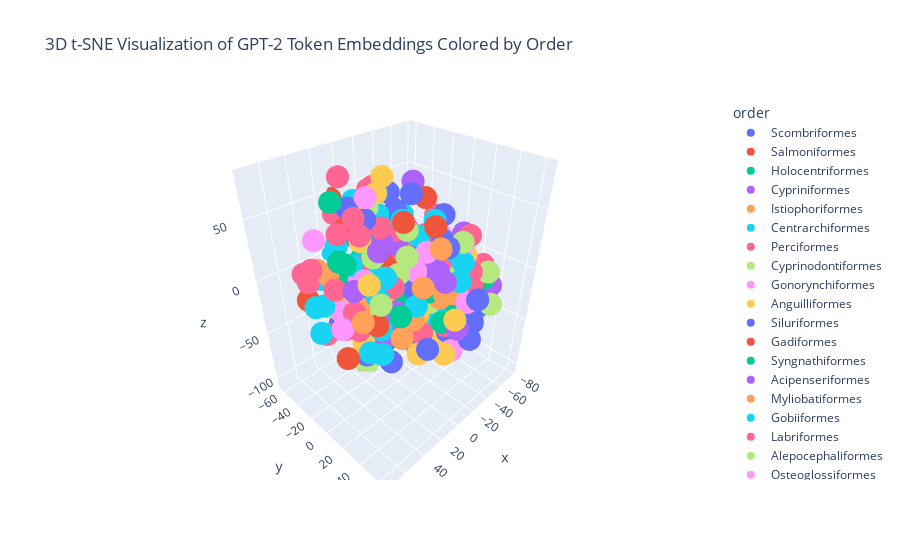

Notebook code cell kept with this figure:
### Code cell
# Get the embeddings from the embedding layer
embeddings = model.get_input_embeddings().weight.data.cpu().numpy()

# Apply t-SNE to reduce dimensionality to 3D
tsne = TSNE(n_components=3, random_state=42)
embeddings_tsne_3d = tsne.fit_transform(embeddings)

# Get the vocabulary and create an index-to-token mapping
vocab = tokenizer.get_vocab()
index_to_token = {v: k for k, v in vocab.items()}

# Filter tokens to include only those in the family list
filtered_indices = [idx for idx, token in index_to_token.items() if token in all_families]
filtered_embeddings_tsne_3d = embeddings_tsne_3d[filtered_indices]
filtered_tokens = [index_to_token[idx] for idx in filtered_indices]

# Create a DataFrame for Plotly
data = {
    'x': filtered_embeddings_tsne_3d[:, 0],
    'y': filtered_embeddings_tsne_3d[:, 1],
    'z': filtered_embeddings_tsne_3d[:, 2],
    'token': filtered_tokens,
    'order': [family_to_order[token] for token in filtered_tokens]
}
df = pd.DataFrame(data)

# Plot using Plotly
fig = px.scatter_3d(
    df,
    x='x', y='y', z='z',
    color='order',
    hover_name='token',
    title='3D t-SNE Visualization of GPT-2 Token Embeddings Colored by Order'
)

# Show the plot
fig.show()

### Figure 1 — Plotly figure (JSON) as saved in the notebook; plotly's stock layout.template omitted (floating-point values rounded to 4 significant figures)
{"data": [{"hovertemplate": "<b>%{hovertext}</b><br><br>order=Scombriformes<br>x=%{x}<br>y=%{y}<br>z=%{z}<extra></extra>", "hovertext": ["Gempylidae", "Trichiuridae", "Scombridae", "Centrolophidae", "Bramidae", "Nomeidae", "Stromateidae", "Chiasmodontidae"], "legendgroup": "Scombriformes", "marker": {"color": "#636efa", "symbol": "circle"}, "mode": "markers", "name": "Scombriformes", "scene": "scene", "showlegend": true, "type": "scatter3d", "x": [-7.413, 9.805, -1.334, -7.339, -23.83, -37.72, -45.26, 44.0], "y": [5.858, 41.06, -14.68, -19.95, 8.62, 2.84, 4.579, -17.17], "z": [65.17, -40.79, -72.76, -64.61, -15.94, -23.35, 14.75, -30.84]}, {"hovertemplate": "<b>%{hovertext}</b><br><br>order=Salmoniformes<br>x=%{x}<br>y=%{y}<br>z=%{z}<extra></extra>", "hovertext": ["Salmonidae"], "legendgroup": "Salmoniformes", "marker": {"color": "#EF553B", "symbol": "circle"}, "mode": "markers", "name": "Salmoniformes", "scene": "scene", "showlegend": true, "type": "scatter3d", "x": [30.05], "y": [-21.31], "z": [42.55]}, {"hovertemplate": "<b>%{hovertext}</b><br><br>order=Holocentriformes<br>x=%{x}<br>y=%{y}<br>z=%{z}<extra></extra>", "hovertext": ["Holocentridae"], "legendgroup": "Holocentriformes", "marker": {"color": "#00cc96", "symbol": "circle"}, "mode": "markers", "name": "Holocentriformes", "scene": "scene", "showlegend": true, "type": "scatter3d", "x": [40.12], "y": [-21.12], "z": [65.62]}, {"hovertemplate": "<b>%{hovertext}</b><br><br>order=Cypriniformes<br>x=%{x}<br>y=%{y}<br>z=%{z}<extra></extra>", "hovertext": ["Gastromyzontidae", "Nemacheilidae", "Leuciscidae", "Xenocyprididae", "Cyprinidae", "Gobionidae", "Acheilognathidae", "Cobitidae", "Botiidae", "Catostomidae", "Danionidae", "Balitoridae"], "legendgroup": "Cypriniformes", "marker": {"color": "#ab63fa", "symbol": "circle"}, "mode": "markers", "name": "Cypriniformes", "scene": "scene", "showlegend": true, "type": "scatter3d", "x": [41.31, -27.81, 26.76, -22.55, -55.27, -29.37, -28.91, -47.38, -4.033, -45.85, -28.02, -60.92], "y": [25.54, -11.98, 8.634, 20.78, 29.89, -38.94, -26.65, -36.16, -7.581, -23.64, 10.41, 42.99], "z": [48.78, 63.09, -40.09, 2.834, -43.9, -2.952, -36.35, 8.966, -19.92, -37.51, -34.33, -17.03]}, {"hovertemplate": "<b>%{hovertext}</b><br><br>order=Istiophoriformes<br>x=%{x}<br>y=%{y}<br>z=%{z}<extra></extra>", "hovertext": ["Istiophoridae"], "legendgroup": "Istiophoriformes", "marker": {"color": "#FFA15A", "symbol": "circle"}, "mode": "markers", "name": "Istiophoriformes", "scene": "scene", "showlegend": true, "type": "scatter3d", "x": [2.612], "y": [-18.81], "z": [26.39]}, {"hovertemplate": "<b>%{hovertext}</b><br><br>order=Centrarchiformes<br>x=%{x}<br>y=%{y}<br>z=%{z}<extra></extra>", "hovertext": ["Girellidae", "Kyphosidae", "Percichthyidae", "Centrarchidae", "Terapontidae", "Cirrhitidae", "Sinipercidae"], "legendgroup": "Centrarchiformes", "marker": {"color": "#19d3f3", "symbol": "circle"}, "mode": "markers", "name": "Centrarchiformes", "scene": "scene", "showlegend": true, "type": "scatter3d", "x": [12.45, -35.07, -2.615, -25.33, -31.23, 24.75, -0.5886], "y": [-62.4, 21.82, -38.88, 40.58, -8.864, 5.182, 3.905], "z": [1.267, 17.18, -43.52, 18.12, 18.47, 12.85, 47.37]}, {"hovertemplate": "<b>%{hovertext}</b><br><br>order=Perciformes<br>x=%{x}<br>y=%{y}<br>z=%{z}<extra></extra>", "hovertext": ["Nototheniidae", "Serranidae", "Liparidae", "Triglidae", "Agonidae", "Scorpaenidae", "Sebastidae", "Cyclopteridae", "Cottidae", "Zoarcidae", "Artedidraconidae", "Peristediidae", "Percidae", "Stichaeidae", "Tetrarogidae", "Psychrolutidae", "Hexagrammidae", "Gasterosteidae", "Platycephalidae", "Channichthyidae", "Synanceiidae", "Pholidae", "Setarchidae", "Trachinidae", "Anoplopomatidae", "Bathydraconidae", "Aulorhynchidae", "Trichodontidae", "Anarhichadidae", "Ereuniidae", "Aploactinidae"], "legendgroup": "Perciformes", "marker": {"color": "#FF6692", "symbol": "circle"}, "mode": "markers", "name": "Perciformes", "scene": "scene", "showlegend": true, "type": "scatter3d", "x": [38.34, 19.49, -1.567, -51.05, -47.68, -30.29, -35.94, -30.65, -25.69, -4.811, -15.89, -30.63, -2.758, 1.159, -1.408, -39.7, -38.91, -36.97, -43.03, -21.63, 54.67, -0.8953, 56.5, 25.89, 59.39, 58.46, -18.19, 31.93, 61.79, 70.88, -10.79], "y": [-0.5411, -38.14, 2.114, 26.12, -8.217, 12.44, -25.26, 44.37, -27.71, -24.66, -20.36, -32.38, -58.03, -52.46, -10.92, 11.55, 21.84, 9.926, 17.51, -15.31, 4.342, -2.794, 17.25, -37.73, -28.33, 1.221, -51.21, -7.165, -8.551, -14.58, -16.93], "z": [60.79, 72.22, -35.25, 24.76, -53.69, -23.93, 0.8491, 10.21, -26.3, -28.18, -45.06, -16.71, -19.45, -25.14, -64.73, 0.7499, -20.99, -15.15, -10.8, 5.063, -16.84, 36.92, 5.87, 47.08, 8.93, 16.97, 47.79, 18.54, -24.85, 27.68, 38.96]}, {"hovertemplate": "<b>%{hovertext}</b><br><br>order=Cyprinodontiformes<br>x=%{x}<br>y=%{y}<br>z=%{z}<extra></extra>", "hovertext": ["Nothobranchiidae", "Fundulidae", "Poeciliidae", "Aphaniidae", "Cyprinodontidae", "Anablepidae", "Rivulidae", "Goodeidae", "Aplocheilidae"], "legendgroup": "Cyprinodontiformes", "marker": {"color": "#B6E880", "symbol": "circle"}, "mode": "markers", "name": "Cyprinodontiformes", "scene": "scene", "showlegend": true, "type": "scatter3d", "x": [11.47, -69.17, -29.42, -35.82, -24.99, -37.98, 8.379, 17.14, 51.02], "y": [20.86, 25.42, 35.66, 16.32, -5.293, 59.17, -31.43, -29.0, -18.44], "z": [30.31, -28.45, 31.27, -41.32, -1.623, -15.02, -106.3, 38.8, -11.58]}, {"hovertemplate": "<b>%{hovertext}</b><br><br>order=Gonorynchiformes<br>x=%{x}<br>y=%{y}<br>z=%{z}<extra></extra>", "hovertext": ["Kneriidae"], "legendgroup": "Gonorynchiformes", "marker": {"color": "#FF97FF", "symbol": "circle"}, "mode": "markers", "name": "Gonorynchiformes", "scene": "scene", "showlegend": true, "type": "scatter3d", "x": [53.04], "y": [-25.39], "z": [41.0]}, {"hovertemplate": "<b>%{hovertext}</b><br><br>order=Anguilliformes<br>x=%{x}<br>y=%{y}<br>z=%{z}<extra></extra>", "hovertext": ["Muraenidae", "Ophichthidae", "Chlopsidae", "Synaphobranchidae", "Congridae", "Nettastomatidae", "Muraenesocidae", "Cyematidae", "Serrivomeridae", "Nemichthyidae", "Derichthyidae"], "legendgroup": "Anguilliformes", "marker": {"color": "#FECB52", "symbol": "circle"}, "mode": "markers", "name": "Anguilliformes", "scene": "scene", "showlegend": true, "type": "scatter3d", "x": [-25.24, 14.45, -36.14, -29.73, -24.34, 4.613, -2.706, 44.27, 25.63, 11.08, 9.469], "y": [-28.47, 35.97, -45.58, 18.8, 20.37, -16.6, 19.25, -0.1679, -10.64, 64.17, -4.516], "z": [23.37, -45.72, -35.12, -10.99, -66.06, 62.16, -26.78, 6.115, 35.36, 0.794, 79.04]}, {"hovertemplate": "<b>%{hovertext}</b><br><br>order=Siluriformes<br>x=%{x}<br>y=%{y}<br>z=%{z}<extra></extra>", "hovertext": ["Bagridae", "Ictaluridae", "Siluridae", "Pangasiidae", "Sisoridae", "Heptapteridae", "Loricariidae", "Pimelodidae", "Ariidae", "Claroteidae", "Auchenipteridae", "Pseudopimelodidae", "Mochokidae", "Ailiidae", "Trichomycteridae", "Doradidae", "Callichthyidae", "Plotosidae", "Schilbidae", "Cetopsidae", "Amblycipitidae"], "legendgroup": "Siluriformes", "marker": {"color": "#636efa", "symbol": "circle"}, "mode": "markers", "name": "Siluriformes", "scene": "scene", "showlegend": true, "type": "scatter3d", "x": [-22.06, 0.001025, -27.55, -16.49, 22.42, -16.81, -30.74, -47.58, -50.06, -36.36, -42.88, -32.39, -47.3, -35.76, -10.47, -33.79, -34.33, -5.35, 28.01, 46.54, 25.58], "y": [-32.03, -4.236, 29.32, 58.77, 15.59, 61.53, -43.07, -8.544, 20.69, -0.9223, -0.541, 2.995, 3.799, -8.969, 7.226, 52.1, 47.78, 42.14, -19.61, 15.84, -4.557], "z": [50.21, -41.11, -52.85, -36.41, -62.27, 1.27, -27.49, -4.675, -25.63, -8.434, 2.732, 5.607, -7.047, 1.566, -13.74, -18.11, -37.0, 39.33, 57.98, -38.72, 54.06]}, {"hovertemplate": "<b>%{hovertext}</b><br><br>order=Gadiformes<br>x=%{x}<br>y=%{y}<br>z=%{z}<extra></extra>", "hovertext": ["Macrouridae", "Moridae", "Lotidae", "Gadidae", "Phycidae", "Merlucciidae", "Gaidropsaridae"], "legendgroup": "Gadiformes", "marker": {"color": "#EF553B", "symbol": "circle"}, "mode": "markers", "name": "Gadiformes", "scene": "scene", "showlegend": true, "type": "scatter3d", "x": [9.141, -57.37, -48.78, -75.48, 42.03, 66.41, 36.39], "y": [-63.44, -30.4, 8.616, 0.2937, -5.563, 19.73, -19.53], "z": [45.18, -31.08, -21.34, -7.214, -15.48, -26.2, 15.47]}, {"hovertemplate": "<b>%{hovertext}</b><br><br>order=Syngnathiformes<br>x=%{x}<br>y=%{y}<br>z=%{z}<extra></extra>", "hovertext": ["Syngnathidae", "Centriscidae", "Callionymidae", "Mullidae", "Dactylopteridae", "Pegasidae"], "legendgroup": "Syngnathiformes", "marker": {"color": "#00cc96", "symbol": "circle"}, "mode": "markers", "name": "Syngnathiformes", "scene": "scene", "showlegend": true, "type": "scatter3d", "x": [7.066, -9.67, -28.28, -56.6, 45.75, 12.46], "y": [4.505, 37.44, 34.37, 38.56, -6.982, -11.16], "z": [-15.82, -28.68, -22.6, -10.65, 14.77, 27.65]}, {"hovertemplate": "<b>%{hovertext}</b><br><br>order=Acipenseriformes<br>x=%{x}<br>y=%{y}<br>z=%{z}<extra></extra>", "hovertext": ["Acipenseridae", "Polyodontidae"], "legendgroup": "Acipenseriformes", "marker": {"color": "#ab63fa", "symbol": "circle"}, "mode": "markers", "name": "Acipenseriformes", "scene": "scene", "showlegend": true, "type": "scatter3d", "x": [14.91, -3.883], "y": [9.646, 56.09], "z": [-35.93, -20.65]}, {"hovertemplate": "<b>%{hovertext}</b><br><br>order=Myliobatiformes<br>x=%{x}<br>y=%{y}<br>z=%{z}<extra></extra>", "hovertext": ["Myliobatidae", "Dasyatidae", "Potamotrygonidae", "Gymnuridae"], "legendgroup": "Myliobatiformes", "marker": {"color": "#FFA15A", "symbol": "circle"}, "mode": "markers", "name": "Myliobatiformes", "scene": "scene", "showlegend": true, "type": "scatter3d", "x": [-6.378, -20.93, -63.8, -13.01], "y": [40.44, 24.77, 4.101, -40.23], "z": [0.5169, -18.36, 6.278, 50.33]}, {"hovertemplate": "<b>%{hovertext}</b><br><br>order=Gobiiformes<br>x=%{x}<br>y=%{y}<br>z=%{z}<extra></extra>", "hovertext": ["Gobiidae", "Odontobutidae", "Eleotridae"], "legendgroup": "Gobiiformes", "marker": {"color": "#19d3f3", "symbol": "circle"}, "mode": "markers", "name": "Gobiiformes", "scene": "scene", "showlegend": true, "type": "scatter3d", "x": [-2.554, 19.63, -53.91], "y": [23.23, -22.62, -18.05], "z": [-62.38, -54.11, -27.98]}, {"hovertemplate": "<b>%{hovertext}</b><br><br>order=Labriformes<br>x=%{x}<br>y=%{y}<br>z=%{z}<extra></extra>", "hovertext": ["Labridae", "Odacidae"], "legendgroup": "Labriformes", "marker": {"color": "#FF6692", "symbol": "circle"}, "mode": "markers", "name": "Labriformes", "scene": "scene", "showlegend": true, "type": "scatter3d", "x": [-15.04, 54.67], "y": [36.38, 18.9], "z": [-35.35, -9.208]}, {"hovertemplate": "<b>%{hovertext}</b><br><br>order=Alepocephaliformes<br>x=%{x}<br>y=%{y}<br>z=%{z}<extra></extra>", "hovertext": ["Alepocephalidae", "Platytroctidae"], "legendgroup": "Alepocephaliformes", "marker": {"color": "#B6E880", "symbol": "circle"}, "mode": "markers", "name": "Alepocephaliformes", "scene": "scene", "showlegend": true, "type": "scatter3d", "x": [-35.1, 15.63], "y": [29.77, 16.73], "z": [-2.644, 16.61]}, {"hovertemplate": "<b>%{hovertext}</b><br><br>order=Osteoglossiformes<br>x=%{x}<br>y=%{y}<br>z=%{z}<extra></extra>", "hovertext": ["Mormyridae", "Osteoglossidae", "Notopteridae"], "legendgroup": "Osteoglossiformes", "marker": {"color": "#FF97FF", "symbol": "circle"}, "mode": "markers", "name": "Osteoglossiformes", "scene": "scene", "showlegend": true, "type": "scatter3d", "x": [-45.32, -40.2, 55.77], "y": [24.58, -40.47, 2.369], "z": [17.68, -14.81, -1.758]}, {"hovertemplate": "<b>%{hovertext}</b><br><br>order=Carangiformes<br>x=%{x}<br>y=%{y}<br>z=%{z}<extra></extra>", "hovertext": ["Carangidae", "Echeneidae"], "legendgroup": "Carangiformes", "marker": {"color": "#FECB52", "symbol": "circle"}, "mode": "markers", "name": "Carangiformes", "scene": "scene", "showlegend": true, "type": "scatter3d", "x": [-51.48, -29.91], "y": [23.49, 7.197], "z": [6.478, -47.79]}, {"hovertemplate": "<b>%{hovertext}</b><br><br>order=Acanthuriformes<br>x=%{x}<br>y=%{y}<br>z=%{z}<extra></extra>", "hovertext": ["Acanthuridae"], "legendgroup": "Acanthuriformes", "marker": {"color": "#636efa", "symbol": "circle"}, "mode": "markers", "name": "Acanthuriformes", "scene": "scene", "showlegend": true, "type": "scatter3d", "x": [-22.68], "y": [13.04], "z": [-69.6]}, {"hovertemplate": "<b>%{hovertext}</b><br><br>order=Beryciformes<br>x=%{x}<br>y=%{y}<br>z=%{z}<extra></extra>", "hovertext": ["Melamphaidae", "Berycidae", "Cetomimidae"], "legendgroup": "Beryciformes", "marker": {"color": "#EF553B", "symbol": "circle"}, "mode": "markers", "name": "Beryciformes", "scene": "scene", "showlegend": true, "type": "scatter3d", "x": [-63.6, -58.7, 14.67], "y": [7.853, 15.15, 20.4], "z": [-38.44, -11.35, 57.06]}, {"hovertemplate": "<b>%{hovertext}</b><br><br>order=Kurtiformes<br>x=%{x}<br>y=%{y}<br>z=%{z}<extra></extra>", "hovertext": ["Apogonidae"], "legendgroup": "Kurtiformes", "marker": {"color": "#00cc96", "symbol": "circle"}, "mode": "markers", "name": "Kurtiformes", "scene": "scene", "showlegend": true, "type": "scatter3d", "x": [-42.34], "y": [12.09], "z": [-59.1]}, {"hovertemplate": "<b>%{hovertext}</b><br><br>order=Clupeiformes<br>x=%{x}<br>y=%{y}<br>z=%{z}<extra></extra>", "hovertext": ["Clupeidae", "Engraulidae", "Dussumieriidae", "Pristigasteridae"], "legendgroup": "Clupeiformes", "marker": {"color": "#ab63fa", "symbol": "circle"}, "mode": "markers", "name": "Clupeiformes", "scene": "scene", "showlegend": true, "type": "scatter3d", "x": [-46.04, -26.24, 7.712, 33.21], "y": [-1.289, 8.631, -15.17, 31.74], "z": [-58.66, -4.909, 35.54, 1.79]}, {"hovertemplate": "<b>%{hovertext}</b><br><br>order=Blenniiformes<br>x=%{x}<br>y=%{y}<br>z=%{z}<extra></extra>", "hovertext": ["Blenniidae", "Labrisomidae", "Gobiesocidae", "Tripterygiidae", "Dactyloscopidae"], "legendgroup": "Blenniiformes", "marker": {"color": "#FFA15A", "symbol": "circle"}, "mode": "markers", "name": "Blenniiformes", "scene": "scene", "showlegend": true, "type": "scatter3d", "x": [-60.98, -39.89, -58.47, -59.38, 64.56], "y": [21.05, 13.6, -20.1, -3.279, 35.64], "z": [-46.86, -28.79, -1.139, -18.13, 13.15]}, {"hovertemplate": "<b>%{hovertext}</b><br><br>order=Characiformes<br>x=%{x}<br>y=%{y}<br>z=%{z}<extra></extra>", "hovertext": ["Distichodontidae", "Serrasalmidae", "Bryconidae", "Characidae", "Curimatidae", "Crenuchidae", "Anostomidae", "Citharinidae", "Gasteropelecidae", "Alestidae", "Ctenoluciidae", "Chilodontidae", "Prochilodontidae"], "legendgroup": "Characiformes", "marker": {"color": "#19d3f3", "symbol": "circle"}, "mode": "markers", "name": "Characiformes", "scene": "scene", "showlegend": true, "type": "scatter3d", "x": [-55.98, -7.351, -32.87, -63.14, -9.225, 38.3, 48.48, 15.3, 34.64, 41.41, 42.83, 67.84, 28.13], "y": [22.76, -49.22, 22.56, -24.77, -31.37, 23.04, 34.5, -28.59, -12.26, -29.11, 0.1758, 0.1243, 17.15], "z": [-62.7, -14.13, -30.17, -9.882, 53.81, -16.0, -24.64, 56.58, 7.819, 1.843, 28.45, 8.357, 19.5]}, {"hovertemplate": "<b>%{hovertext}</b><br><br>order=Pleuronectiformes<br>x=%{x}<br>y=%{y}<br>z=%{z}<extra></extra>", "hovertext": ["Cynoglossidae", "Scophthalmidae", "Pleuronectidae", "Soleidae", "Rhombosoleidae", "Bothidae", "Paralichthyidae", "Achiridae", "Cyclopsettidae", "Citharidae", "Samaridae"], "legendgroup": "Pleuronectiformes", "marker": {"color": "#FF6692", "symbol": "circle"}, "mode": "markers", "name": "Pleuronectiformes", "scene": "scene", "showlegend": true, "type": "scatter3d", "x": [-51.57, 12.17, -9.488, -47.19, -3.368, 68.36, 14.08, 26.26, -2.541, 18.67, 33.17], "y": [17.94, -21.12, -52.48, -14.99, 22.9, -8.745, -2.029, 22.46, -28.01, -9.322, -1.724], "z": [-53.94, -50.16, -24.71, 11.45, -44.05, 32.34, 44.62, 13.54, 61.93, 9.201, 45.99]}, {"hovertemplate": "<b>%{hovertext}</b><br><br>order=Carcharhiniformes<br>x=%{x}<br>y=%{y}<br>z=%{z}<extra></extra>", "hovertext": ["Carcharhinidae", "Scyliorhinidae", "Hemigaleidae", "Triakidae"], "legendgroup": "Carcharhiniformes", "marker": {"color": "#B6E880", "symbol": "circle"}, "mode": "markers", "name": "Carcharhiniformes", "scene": "scene", "showlegend": true, "type": "scatter3d", "x": [-60.61, -18.01, -43.07, -50.71], "y": [12.86, 17.37, 42.8, 45.94], "z": [-47.69, -24.99, -33.86, 1.334]}, {"hovertemplate": "<b>%{hovertext}</b><br><br>order=Tetraodontiformes<br>x=%{x}<br>y=%{y}<br>z=%{z}<extra></extra>", "hovertext": ["Monacanthidae", "Tetraodontidae", "Triacanthodidae", "Balistidae", "Diodontidae", "Ostraciidae", "Triacanthidae", "Molidae", "Aracanidae"], "legendgroup": "Tetraodontiformes", "marker": {"color": "#FF97FF", "symbol": "circle"}, "mode": "markers", "name": "Tetraodontiformes", "scene": "scene", "showlegend": true, "type": "scatter3d", "x": [-60.79, -12.54, -18.13, -46.33, -66.22, 41.53, 68.94, 22.36, 44.73], "y": [2.332, 6.788, -5.424, 11.36, -13.67, 11.07, 20.34, -6.728, -13.3], "z": [-54.12, 1.726, -9.648, -38.42, 3.525, 20.79, 1.186, 67.73, 4.622]}, {"hovertemplate": "<b>%{hovertext}</b><br><br>order=Cichliformes<br>x=%{x}<br>y=%{y}<br>z=%{z}<extra></extra>", "hovertext": ["Cichlidae"], "legendgroup": "Cichliformes", "marker": {"color": "#FECB52", "symbol": "circle"}, "mode": "markers", "name": "Cichliformes", "scene": "scene", "showlegend": true, "type": "scatter3d", "x": [-72.64], "y": [20.22], "z": [-22.63]}, {"hovertemplate": "<b>%{hovertext}</b><br><br>order=Lamniformes<br>x=%{x}<br>y=%{y}<br>z=%{z}<extra></extra>", "hovertext": ["Alopiidae", "Odontaspididae"], "legendgroup": "Lamniformes", "marker": {"color": "#636efa", "symbol": "circle"}, "mode": "markers", "name": "Lamniformes", "scene": "scene", "showlegend": true, "type": "scatter3d", "x": [-32.4, -40.57], "y": [-21.24, 8.021], "z": [-55.12, 39.25]}, {"hovertemplate": "<b>%{hovertext}</b><br><br>order=Galaxiiformes<br>x=%{x}<br>y=%{y}<br>z=%{z}<extra></extra>", "hovertext": ["Galaxiidae"], "legendgroup": "Galaxiiformes", "marker": {"color": "#EF553B", "symbol": "circle"}, "mode": "markers", "name": "Galaxiiformes", "scene": "scene", "showlegend": true, "type": "scatter3d", "x": [-29.81], "y": [-15.28], "z": [-60.55]}, {"hovertemplate": "<b>%{hovertext}</b><br><br>order=Lutjaniformes<br>x=%{x}<br>y=%{y}<br>z=%{z}<extra></extra>", "hovertext": ["Lutjanidae", "Haemulidae"], "legendgroup": "Lutjaniformes", "marker": {"color": "#00cc96", "symbol": "circle"}, "mode": "markers", "name": "Lutjaniformes", "scene": "scene", "showlegend": true, "type": "scatter3d", "x": [-35.58, -37.26], "y": [-5.534, 4.123], "z": [-65.79, -36.58]}, {"hovertemplate": "<b>%{hovertext}</b><br><br>order=Spariformes<br>x=%{x}<br>y=%{y}<br>z=%{z}<extra></extra>", "hovertext": ["Lethrinidae", "Sparidae", "Nemipteridae"], "legendgroup": "Spariformes", "marker": {"color": "#ab63fa", "symbol": "circle"}, "mode": "markers", "name": "Spariformes", "scene": "scene", "showlegend": true, "type": "scatter3d", "x": [-38.1, -44.29, -35.2], "y": [-16.11, -25.48, -16.17], "z": [-9.415, -15.4, -21.83]}, {"hovertemplate": "<b>%{hovertext}</b><br><br>order=Rajiformes<br>x=%{x}<br>y=%{y}<br>z=%{z}<extra></extra>", "hovertext": ["Arhynchobatidae", "Rajidae"], "legendgroup": "Rajiformes", "marker": {"color": "#FFA15A", "symbol": "circle"}, "mode": "markers", "name": "Rajiformes", "scene": "scene", "showlegend": true, "type": "scatter3d", "x": [11.14, -16.65], "y": [-31.69, 8.179], "z": [-48.75, -35.31]}, {"hovertemplate": "<b>%{hovertext}</b><br><br>order=Lophiiformes<br>x=%{x}<br>y=%{y}<br>z=%{z}<extra></extra>", "hovertext": ["Antennariidae", "Ogcocephalidae", "Ceratiidae", "Lophiidae", "Oneirodidae", "Gigantactinidae", "Linophrynidae", "Diceratiidae"], "legendgroup": "Lophiiformes", "marker": {"color": "#19d3f3", "symbol": "circle"}, "mode": "markers", "name": "Lophiiformes", "scene": "scene", "showlegend": true, "type": "scatter3d", "x": [-0.3689, 63.49, 43.5, 65.07, 28.93, 5.855, 73.9, 34.26], "y": [-21.6, 39.71, -13.88, -13.8, 46.16, -13.5, 3.175, -49.72], "z": [-34.58, -9.708, 37.5, -2.004, 11.93, 47.82, -9.44, -10.32]}, {"hovertemplate": "<b>%{hovertext}</b><br><br>order=Mugiliformes<br>x=%{x}<br>y=%{y}<br>z=%{z}<extra></extra>", "hovertext": ["Mugilidae"], "legendgroup": "Mugiliformes", "marker": {"color": "#FF6692", "symbol": "circle"}, "mode": "markers", "name": "Mugiliformes", "scene": "scene", "showlegend": true, "type": "scatter3d", "x": [-52.51], "y": [-10.04], "z": [28.66]}, {"hovertemplate": "<b>%{hovertext}</b><br><br>order=Stomiiformes<br>x=%{x}<br>y=%{y}<br>z=%{z}<extra></extra>", "hovertext": ["Stomiidae", "Sternoptychidae", "Gonostomatidae", "Phosichthyidae"], "legendgroup": "Stomiiformes", "marker": {"color": "#B6E880", "symbol": "circle"}, "mode": "markers", "name": "Stomiiformes", "scene": "scene", "showlegend": true, "type": "scatter3d", "x": [-48.98, 15.56, 46.55, 37.3], "y": [-45.29, -13.41, 32.17, 18.13], "z": [-9.856, 56.59, 14.78, -2.404]}, {"hovertemplate": "<b>%{hovertext}</b><br><br>order=Chimaeriformes<br>x=%{x}<br>y=%{y}<br>z=%{z}<extra></extra>", "hovertext": ["Rhinochimaeridae", "Chimaeridae"], "legendgroup": "Chimaeriformes", "marker": {"color": "#FF97FF", "symbol": "circle"}, "mode": "markers", "name": "Chimaeriformes", "scene": "scene", "showlegend": true, "type": "scatter3d", "x": [-15.27, -71.81], "y": [43.97, -3.798], "z": [-56.16, -15.29]}, {"hovertemplate": "<b>%{hovertext}</b><br><br>order=Uranoscopiformes<br>x=%{x}<br>y=%{y}<br>z=%{z}<extra></extra>", "hovertext": ["Ammodytidae", "Uranoscopidae"], "legendgroup": "Uranoscopiformes", "marker": {"color": "#FECB52", "symbol": "circle"}, "mode": "markers", "name": "Uranoscopiformes", "scene": "scene", "showlegend": true, "type": "scatter3d", "x": [-5.92, -28.87], "y": [44.33, -6.581], "z": [-53.68, -15.34]}, {"hovertemplate": "<b>%{hovertext}</b><br><br>order=Osmeriformes<br>x=%{x}<br>y=%{y}<br>z=%{z}<extra></extra>", "hovertext": ["Retropinnidae", "Salangidae", "Osmeridae"], "legendgroup": "Osmeriformes", "marker": {"color": "#636efa", "symbol": "circle"}, "mode": "markers", "name": "Osmeriformes", "scene": "scene", "showlegend": true, "type": "scatter3d", "x": [-19.74, -26.27, -0.7996], "y": [-34.58, -10.42, 19.04], "z": [-13.88, -29.56, -55.11]}, {"hovertemplate": "<b>%{hovertext}</b><br><br>order=Anabantiformes<br>x=%{x}<br>y=%{y}<br>z=%{z}<extra></extra>", "hovertext": ["Channidae", "Anabantidae", "Osphronemidae", "Badidae", "Nandidae"], "legendgroup": "Anabantiformes", "marker": {"color": "#EF553B", "symbol": "circle"}, "mode": "markers", "name": "Anabantiformes", "scene": "scene", "showlegend": true, "type": "scatter3d", "x": [-6.71, -15.58, -26.77, -16.94, 30.27], "y": [-25.77, -40.1, -17.19, -24.0, -10.69], "z": [-17.77, -41.32, -10.34, 1.57, -7.653]}, {"hovertemplate": "<b>%{hovertext}</b><br><br>order=Squaliformes<br>x=%{x}<br>y=%{y}<br>z=%{z}<extra></extra>", "hovertext": ["Etmopteridae", "Centrophoridae", "Dalatiidae", "Somniosidae", "Squalidae"], "legendgroup": "Squaliformes", "marker": {"color": "#00cc96", "symbol": "circle"}, "mode": "markers", "name": "Squaliformes", "scene": "scene", "showlegend": true, "type": "scatter3d", "x": [-14.67, -67.97, 61.22, 37.02, 47.34], "y": [-59.88, -3.349, 11.61, 10.85, 50.34], "z": [-17.72, 0.1349, 44.13, 6.83, 16.22]}, {"hovertemplate": "<b>%{hovertext}</b><br><br>order=Myctophiformes<br>x=%{x}<br>y=%{y}<br>z=%{z}<extra></extra>", "hovertext": ["Myctophidae", "Neoscopelidae"], "legendgroup": "Myctophiformes", "marker": {"color": "#ab63fa", "symbol": "circle"}, "mode": "markers", "name": "Myctophiformes", "scene": "scene", "showlegend": true, "type": "scatter3d", "x": [-9.906, -47.27], "y": [-8.854, 0.3539], "z": [-69.73, -31.12]}, {"hovertemplate": "<b>%{hovertext}</b><br><br>order=Notacanthiformes<br>x=%{x}<br>y=%{y}<br>z=%{z}<extra></extra>", "hovertext": ["Halosauridae", "Notacanthidae"], "legendgroup": "Notacanthiformes", "marker": {"color": "#FFA15A", "symbol": "circle"}, "mode": "markers", "name": "Notacanthiformes", "scene": "scene", "showlegend": true, "type": "scatter3d", "x": [-64.54, 38.46], "y": [-13.0, -47.66], "z": [-40.91, 0.9061]}, {"hovertemplate": "<b>%{hovertext}</b><br><br>order=Beloniformes<br>x=%{x}<br>y=%{y}<br>z=%{z}<extra></extra>", "hovertext": ["Belonidae", "Hemiramphidae", "Exocoetidae", "Zenarchopteridae"], "legendgroup": "Beloniformes", "marker": {"color": "#19d3f3", "symbol": "circle"}, "mode": "markers", "name": "Beloniformes", "scene": "scene", "showlegend": true, "type": "scatter3d", "x": [-27.26, -22.85, -17.1, -35.47], "y": [-0.7913, 20.56, -0.2341, -30.2], "z": [-25.01, -38.73, -22.96, 28.04]}, {"hovertemplate": "<b>%{hovertext}</b><br><br>order=Chaetodontiformes<br>x=%{x}<br>y=%{y}<br>z=%{z}<extra></extra>", "hovertext": ["Leiognathidae", "Chaetodontidae"], "legendgroup": "Chaetodontiformes", "marker": {"color": "#FF6692", "symbol": "circle"}, "mode": "markers", "name": "Chaetodontiformes", "scene": "scene", "showlegend": true, "type": "scatter3d", "x": [-38.15, -33.28], "y": [-6.24, -5.531], "z": [-32.47, -44.08]}, {"hovertemplate": "<b>%{hovertext}</b><br><br>order=Esociformes<br>x=%{x}<br>y=%{y}<br>z=%{z}<extra></extra>", "hovertext": ["Umbridae"], "legendgroup": "Esociformes", "marker": {"color": "#B6E880", "symbol": "circle"}, "mode": "markers", "name": "Esociformes", "scene": "scene", "showlegend": true, "type": "scatter3d", "x": [-43.23], "y": [-7.008], "z": [-19.26]}, {"hovertemplate": "<b>%{hovertext}</b><br><br>order=Synbranchiformes<br>x=%{x}<br>y=%{y}<br>z=%{z}<extra></extra>", "hovertext": ["Mastacembelidae", "Synbranchidae"], "legendgroup": "Synbranchiformes", "marker": {"color": "#FF97FF", "symbol": "circle"}, "mode": "markers", "name": "Synbranchiformes", "scene": "scene", "showlegend": true, "type": "scatter3d", "x": [-25.78, -23.96], "y": [-0.275, 47.94], "z": [-38.34, -12.08]}, {"hovertemplate": "<b>%{hovertext}</b><br><br>order=Rhinopristiformes<br>x=%{x}<br>y=%{y}<br>z=%{z}<extra></extra>", "hovertext": ["Rhinobatidae", "Pristidae"], "legendgroup": "Rhinopristiformes", "marker": {"color": "#FECB52", "symbol": "circle"}, "mode": "markers", "name": "Rhinopristiformes", "scene": "scene", "showlegend": true, "type": "scatter3d", "x": [-14.88, 3.246], "y": [-8.286, 8.629], "z": [-33.43, -54.58]}, {"hovertemplate": "<b>%{hovertext}</b><br><br>order=Priacanthiformes<br>x=%{x}<br>y=%{y}<br>z=%{z}<extra></extra>", "hovertext": ["Cepolidae", "Priacanthidae"], "legendgroup": "Priacanthiformes", "marker": {"color": "#636efa", "symbol": "circle"}, "mode": "markers", "name": "Priacanthiformes", "scene": "scene", "showlegend": true, "type": "scatter3d", "x": [-20.1, 39.95], "y": [-13.29, 8.148], "z": [-18.55, -3.766]}, {"hovertemplate": "<b>%{hovertext}</b><br><br>order=Orectolobiformes<br>x=%{x}<br>y=%{y}<br>z=%{z}<extra></extra>", "hovertext": ["Ginglymostomatidae", "Hemiscylliidae"], "legendgroup": "Orectolobiformes", "marker": {"color": "#EF553B", "symbol": "circle"}, "mode": "markers", "name": "Orectolobiformes", "scene": "scene", "showlegend": true, "type": "scatter3d", "x": [-74.87, 55.56], "y": [-1.835, -38.02], "z": [-23.33, -13.37]}, {"hovertemplate": "<b>%{hovertext}</b><br><br>order=Hexanchiformes<br>x=%{x}<br>y=%{y}<br>z=%{z}<extra></extra>", "hovertext": ["Hexanchidae"], "legendgroup": "Hexanchiformes", "marker": {"color": "#00cc96", "symbol": "circle"}, "mode": "markers", "name": "Hexanchiformes", "scene": "scene", "showlegend": true, "type": "scatter3d", "x": [-77.15], "y": [-12.82], "z": [-15.3]}, {"hovertemplate": "<b>%{hovertext}</b><br><br>order=Semionotiformes<br>x=%{x}<br>y=%{y}<br>z=%{z}<extra></extra>", "hovertext": ["Lepisosteidae"], "legendgroup": "Semionotiformes", "marker": {"color": "#ab63fa", "symbol": "circle"}, "mode": "markers", "name": "Semionotiformes", "scene": "scene", "showlegend": true, "type": "scatter3d", "x": [-64.99], "y": [9.797], "z": [15.45]}, {"hovertemplate": "<b>%{hovertext}</b><br><br>order=Aulopiformes<br>x=%{x}<br>y=%{y}<br>z=%{z}<extra></extra>", "hovertext": ["Synodontidae", "Paralepididae", "Evermannellidae", "Scopelarchidae", "Chlorophthalmidae", "Aulopidae", "Alepisauridae", "Ipnopidae"], "legendgroup": "Aulopiformes", "marker": {"color": "#FFA15A", "symbol": "circle"}, "mode": "markers", "name": "Aulopiformes", "scene": "scene", "showlegend": true, "type": "scatter3d", "x": [-20.82, 52.31, 2.438, 5.59, 27.07, 30.59, 39.04, 19.62], "y": [36.31, -14.02, 42.09, -27.99, 14.22, 52.92, -1.099, 5.334], "z": [-8.307, 18.62, 41.6, 47.2, 3.209, 30.46, -6.206, 1.472]}, {"hovertemplate": "<b>%{hovertext}</b><br><br>order=Ophidiiformes<br>x=%{x}<br>y=%{y}<br>z=%{z}<extra></extra>", "hovertext": ["Ophidiidae", "Bythitidae"], "legendgroup": "Ophidiiformes", "marker": {"color": "#19d3f3", "symbol": "circle"}, "mode": "markers", "name": "Ophidiiformes", "scene": "scene", "showlegend": true, "type": "scatter3d", "x": [-45.78, -30.97], "y": [43.69, 7.892], "z": [-25.69, 37.88]}, {"hovertemplate": "<b>%{hovertext}</b><br><br>order=Atheriniformes<br>x=%{x}<br>y=%{y}<br>z=%{z}<extra></extra>", "hovertext": ["Atherinopsidae", "Atherinidae", "Melanotaeniidae"], "legendgroup": "Atheriniformes", "marker": {"color": "#FF6692", "symbol": "circle"}, "mode": "markers", "name": "Atheriniformes", "scene": "scene", "showlegend": true, "type": "scatter3d", "x": [-47.19, -63.93, 51.84], "y": [34.91, 31.9, -0.4185], "z": [-13.14, -3.963, 54.64]}, {"hovertemplate": "<b>%{hovertext}</b><br><br>order=Lampriformes<br>x=%{x}<br>y=%{y}<br>z=%{z}<extra></extra>", "hovertext": ["Trachipteridae", "Lophotidae"], "legendgroup": "Lampriformes", "marker": {"color": "#B6E880", "symbol": "circle"}, "mode": "markers", "name": "Lampriformes", "scene": "scene", "showlegend": true, "type": "scatter3d", "x": [43.45, 30.04], "y": [9.431, 7.338], "z": [-14.52, 31.78]}, {"hovertemplate": "<b>%{hovertext}</b><br><br>order=Gerreiformes<br>x=%{x}<br>y=%{y}<br>z=%{z}<extra></extra>", "hovertext": ["Gerreidae"], "legendgroup": "Gerreiformes", "marker": {"color": "#FF97FF", "symbol": "circle"}, "mode": "markers", "name": "Gerreiformes", "scene": "scene", "showlegend": true, "type": "scatter3d", "x": [39.32], "y": [3.0], "z": [16.12]}, {"hovertemplate": "<b>%{hovertext}</b><br><br>order=Ephippiformes<br>x=%{x}<br>y=%{y}<br>z=%{z}<extra></extra>", "hovertext": ["Ephippidae"], "legendgroup": "Ephippiformes", "marker": {"color": "#FECB52", "symbol": "circle"}, "mode": "markers", "name": "Ephippiformes", "scene": "scene", "showlegend": true, "type": "scatter3d", "x": [53.09], "y": [29.34], "z": [31.94]}, {"hovertemplate": "<b>%{hovertext}</b><br><br>order=Pempheriformes<br>x=%{x}<br>y=%{y}<br>z=%{z}<extra></extra>", "hovertext": ["Percophidae"], "legendgroup": "Pempheriformes", "marker": {"color": "#636efa", "symbol": "circle"}, "mode": "markers", "name": "Pempheriformes", "scene": "scene", "showlegend": true, "type": "scatter3d", "x": [-9.374], "y": [-11.47], "z": [47.01]}, {"hovertemplate": "<b>%{hovertext}</b><br><br>order=Argentiniformes<br>x=%{x}<br>y=%{y}<br>z=%{z}<extra></extra>", "hovertext": ["Argentinidae", "Microstomatidae", "Opisthoproctidae", "Bathylagidae"], "legendgroup": "Argentiniformes", "marker": {"color": "#EF553B", "symbol": "circle"}, "mode": "markers", "name": "Argentiniformes", "scene": "scene", "showlegend": true, "type": "scatter3d", "x": [48.2, -16.4, -15.03, 13.19], "y": [30.19, 10.68, 22.06, -4.518], "z": [-2.234, 61.17, 43.71, 12.72]}, {"hovertemplate": "<b>%{hovertext}</b><br><br>order=Trachichthyiformes<br>x=%{x}<br>y=%{y}<br>z=%{z}<extra></extra>", "hovertext": ["Anomalopidae", "Trachichthyidae", "Diretmidae"], "legendgroup": "Trachichthyiformes", "marker": {"color": "#00cc96", "symbol": "circle"}, "mode": "markers", "name": "Trachichthyiformes", "scene": "scene", "showlegend": true, "type": "scatter3d", "x": [21.65, 54.13, -11.79], "y": [-15.2, 8.533, 21.39], "z": [43.62, 37.48, -9.704]}, {"hovertemplate": "<b>%{hovertext}</b><br><br>order=Acropomatiformes<br>x=%{x}<br>y=%{y}<br>z=%{z}<extra></extra>", "hovertext": ["Polyprionidae", "Pentacerotidae", "Acropomatidae", "Howellidae", "Pempheridae"], "legendgroup": "Acropomatiformes", "marker": {"color": "#ab63fa", "symbol": "circle"}, "mode": "markers", "name": "Acropomatiformes", "scene": "scene", "showlegend": true, "type": "scatter3d", "x": [5.347, 16.33, 54.65, 1.618, -17.58], "y": [49.72, 2.25, 16.04, 0.2826, -53.14], "z": [20.83, 35.66, 21.35, 27.79, 10.84]}, {"hovertemplate": "<b>%{hovertext}</b><br><br>order=Zeiformes<br>x=%{x}<br>y=%{y}<br>z=%{z}<extra></extra>", "hovertext": ["Zeidae", "Oreosomatidae", "Grammicolepididae", "Parazenidae"], "legendgroup": "Zeiformes", "marker": {"color": "#FFA15A", "symbol": "circle"}, "mode": "markers", "name": "Zeiformes", "scene": "scene", "showlegend": true, "type": "scatter3d", "x": [-15.8, 42.93, 23.04, 48.0], "y": [-28.02, 47.48, 38.2, 12.37], "z": [18.75, -5.378, -7.325, 2.462]}, {"hovertemplate": "<b>%{hovertext}</b><br><br>order=Gymnotiformes<br>x=%{x}<br>y=%{y}<br>z=%{z}<extra></extra>", "hovertext": ["Sternopygidae", "Gymnotidae"], "legendgroup": "Gymnotiformes", "marker": {"color": "#19d3f3", "symbol": "circle"}, "mode": "markers", "name": "Gymnotiformes", "scene": "scene", "showlegend": true, "type": "scatter3d", "x": [40.42, -2.587], "y": [22.19, 55.61], "z": [12.52, 20.52]}, {"hovertemplate": "<b>%{hovertext}</b><br><br>order=Torpediniformes<br>x=%{x}<br>y=%{y}<br>z=%{z}<extra></extra>", "hovertext": ["Torpedinidae"], "legendgroup": "Torpediniformes", "marker": {"color": "#FF6692", "symbol": "circle"}, "mode": "markers", "name": "Torpediniformes", "scene": "scene", "showlegend": true, "type": "scatter3d", "x": [36.91], "y": [-29.46], "z": [-17.98]}, {"hovertemplate": "<b>%{hovertext}</b><br><br>order=Ateleopodiformes<br>x=%{x}<br>y=%{y}<br>z=%{z}<extra></extra>", "hovertext": ["Ateleopodidae"], "legendgroup": "Ateleopodiformes", "marker": {"color": "#B6E880", "symbol": "circle"}, "mode": "markers", "name": "Ateleopodiformes", "scene": "scene", "showlegend": true, "type": "scatter3d", "x": [3.531], "y": [12.93], "z": [44.54]}, {"hovertemplate": "<b>%{hovertext}</b><br><br>order=Caproiformes<br>x=%{x}<br>y=%{y}<br>z=%{z}<extra></extra>", "hovertext": ["Caproidae"], "legendgroup": "Caproiformes", "marker": {"color": "#FF97FF", "symbol": "circle"}, "mode": "markers", "name": "Caproiformes", "scene": "scene", "showlegend": true, "type": "scatter3d", "x": [-22.47], "y": [8.724], "z": [14.83]}, {"hovertemplate": "<b>%{hovertext}</b><br><br>order=Albuliformes<br>x=%{x}<br>y=%{y}<br>z=%{z}<extra></extra>", "hovertext": ["Albulidae"], "legendgroup": "Albuliformes", "marker": {"color": "#FECB52", "symbol": "circle"}, "mode": "markers", "name": "Albuliformes", "scene": "scene", "showlegend": true, "type": "scatter3d", "x": [45.76], "y": [11.99], "z": [-30.9]}, {"hovertemplate": "<b>%{hovertext}</b><br><br>order=Batrachoidiformes<br>x=%{x}<br>y=%{y}<br>z=%{z}<extra></extra>", "hovertext": ["Batrachoididae"], "legendgroup": "Batrachoidiformes", "marker": {"color": "#636efa", "symbol": "circle"}, "mode": "markers", "name": "Batrachoidiformes", "scene": "scene", "showlegend": true, "type": "scatter3d", "x": [18.33], "y": [-31.88], "z": [29.63]}], "layout": {"legend": {"title": {"text": "order"}, "tracegroupgap": 0}, "scene": {"domain": {"x": [0, 1], "y": [0, 1]}, "xaxis": {"title": {"text": "x"}}, "yaxis": {"title": {"text": "y"}}, "zaxis": {"title": {"text": "z"}}}, "title": {"text": "3D t-SNE Visualization of GPT-2 Token Embeddings Colored by Order"}}}
